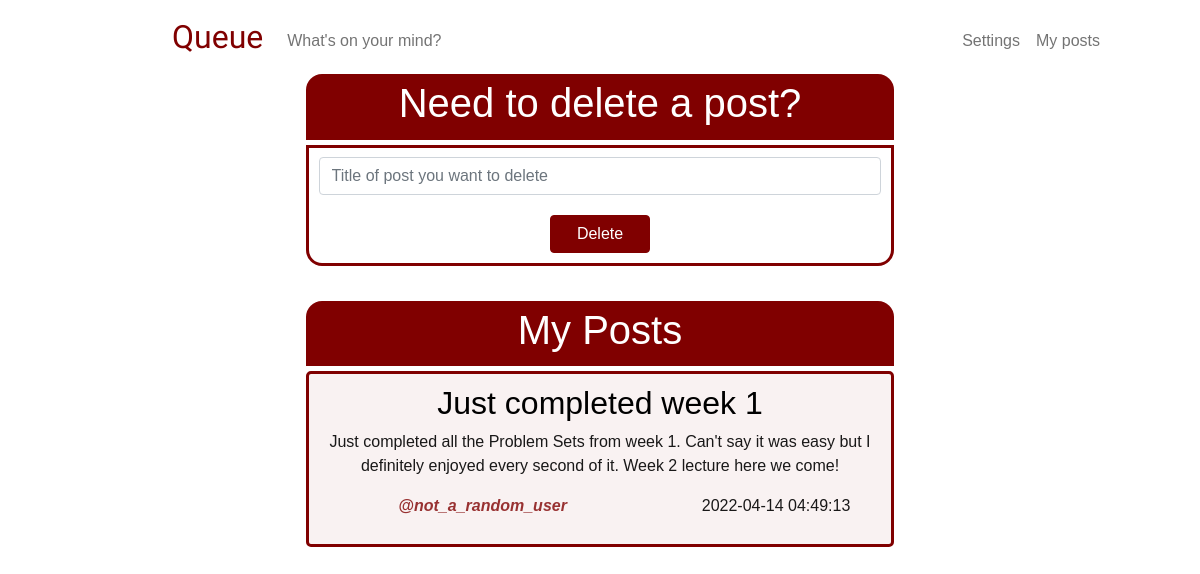
The app's page /my-posts (signed in) with its own data.
### tables this page shows
CREATE TABLE 'posts' ('id' INTEGER PRIMARY KEY NOT NULL, 'content' TEXT NOT NULL, 'time' DATETIME DEFAULT CURRENT_TIMESTAMP, title TEXT, 'user_id'  INTEGER NOT NULL  , 'username' TEXT);

### app.py (the view)
@app.route("/my-posts", methods=["GET", "POST"])
@login_required
def my_posts():
    if request.method == "POST":
        if not request.form.get("delete-title"):
            error_delete_title = "*Type in title of post you want to delete"
            user_posts = db.execute("SELECT * FROM posts WHERE user_id = ? ORDER BY time DESC ", session["user_id"])
            return render_template("my_posts.html", error_delete_title=error_delete_title, user_posts=user_posts)
        delete_title = request.form.get("delete-title")
        rows = db.execute("SELECT * FROM posts WHERE  title = ? AND user_id = ? ", delete_title, session["user_id"])
        if len(rows) == 0:
            error_invalid_title = "*You don't have a post with such title"
            user_posts = db.execute("SELECT * FROM posts WHERE user_id = ? ORDER BY time DESC ", session["user_id"])
            return render_template("my_posts.html", error_invalid_title=error_invalid_title, user_posts=user_posts)
        else:
            delete_title = request.form.get("delete-title")
            db.execute("DELETE FROM posts WHERE title = ? AND user_id = ? ", delete_title, session["user_id"])
            user_posts = db.execute("SELECT * FROM posts WHERE user_id = ? ORDER BY time DESC ", session["user_id"])
            return render_template("my_posts.html", user_posts=user_posts)
    else:
        user_posts = db.execute("SELECT * FROM posts WHERE user_id = ? ORDER BY time DESC ", session["user_id"])
        return render_template("my_posts.html",  user_posts=user_posts)

### app.py (called while the page is built)
def login_required(f):
    @wraps(f)
    def decorated_function(*args, **kwargs):
        if session.get("user_id") is None:
            return redirect("/login")
        return f(*args, **kwargs)
    return decorated_function

### templates/my_posts.html (shortened to what this page needs)
{% extends "layout.html" %}
{% block main %}
    <div class="users-post-header">
        <h1> Need to delete a post? </h1>
    </div>
    <div class="users-post-container">
        <form action="/my-posts" method="post">
            <div class="mb-3">
                <input class="form-control" id="delete-title" name="delete-title" placeholder="Title of post you want to delete" type="text" >
            </div>
            <button class="btn btn-primary main-button" id="delete-button" type="submit"> Delete </button>
        </form>
    </div>
    <div class="others-post-header">
        <h1> My Posts </h1>
    </div>
    <div>
        {% for user_post in user_posts %}
            <div class="others-post-container">
                <h2>{{ user_post["title"] }} </h2>
                <p>{{ user_post["content"] }} </p>
                <div class="row">
                    <div class="column left">
                        <p class="username"><strong> @{{ user_post["username"] }} </strong></p>
                    </div>
                    <div class="column right">
                        <p> {{ user_post["time"] }} </p>
                    </div>
                </div>
            </div>
        {% endfor %}
    </div>
{% endblock %}

### static/styles.css (style rules this page uses)
h1 { font-size: 40px; }
p { color:rgba(0, 0, 0, 0.9) ; }
* { font-family: Verdana, Geneva, Tahoma, sans-serif; }
.users-post-header { background-color: rgb(128, 0, 0); color: rgb(255, 255, 255); margin: 0 25% 0 25%; padding: 0.3rem; text-align: center; border-radius: 1rem 1rem 0 0; }
.users-post-container { background-color: rgba(255, 255, 255, 0.9); border: solid; border-width: 3px; border-color: rgb(128, 0, 0); color: rgb(128, 0, 0); margin: 5px 25% 20px 25%; padding: 0.6rem; text-align: center; border-radius: 0 0 1rem 1rem; }
.others-post-header { background-color: rgb(128, 0, 0); color: rgb(255, 255, 255); margin: 35px 25% 0 25%; padding: 0.3rem; text-align: center; border-radius: 1rem 1rem 0 0; }
.others-post-container { background-color: rgba(128, 0, 0, 0.05); border: solid; border-width: 3px; border-color: rgb(128, 0, 0); color: rgb(0, 0, 0); margin: 5px 25% 20px 25%; padding: 0.6rem; text-align: center; border-radius: 5px; }
.main-button, .main-button:hover { background-color: rgb(128, 0, 0); color: rgb(255, 255, 255); border-color: rgb(128, 0, 0); width:100px; font-size: 16px; }
.username { color:rgba(128, 0, 0, 0.8); font-style: italic; }
.row { display: flex !important; }
.column { float: left; }
.left { width: 60% !important; }
.right { width: 40% !important; }
input { margin-bottom: 20px !important; }

### records on screen
posts: title "Just completed week 1", content "Just completed all the Problem Sets from week 1. Can't say it was easy but I definitely enjoyed every second of it. Week 2 lecture here we come!", username "not_a_random_user", time "2022-04-14 04:49:13"
